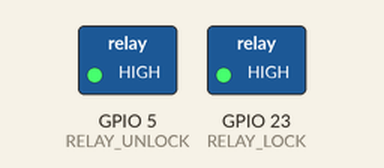
The program below on a simulated ESP32. On the bench: switched loads named in the program (green lamp = pin HIGH). Nothing arrives over Bluetooth unless stated; a phone connects over Bluetooth LE 3 s after start; what the program prints to the serial monitor is not drawn.

Above: at 0.1 s.
At 3.1 s:
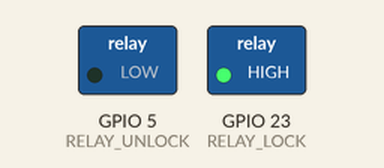
Timing chart, 0 to 5.0 s (numbered marks = the images above):
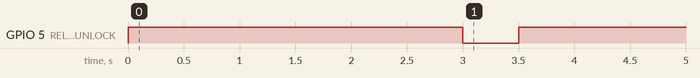

Measured:
- by itself, GPIO 5 (RELAY_UNLOCK): HIGH → LOW at 3.0 s, → HIGH 0.50 s later

The program:

main.cpp
```cpp
/**
 * CarLock シンプルテスト版 + 自動再起動
 * BT接続 → RELAY_UNLOCK（GPIO5）作動
 * BT切断 → RELAY_LOCK（GPIO23）作動 → ESP32再起動（BLEスタックをリフレッシュ）
 */

#include <Arduino.h>
#include <BLEDevice.h>
#include <BLEServer.h>
#include <BLEUtils.h>
#include <BLE2902.h>

#define RELAY_LOCK    23
#define RELAY_UNLOCK   5
#define RELAY_ON    LOW
#define RELAY_OFF   HIGH
#define PULSE_MS    500

#define SERVICE_UUID           "6E400001-B5A3-F393-E0A9-E50E24DCCA9E"
#define CHARACTERISTIC_UUID_RX "6E400002-B5A3-F393-E0A9-E50E24DCCA9E"
#define CHARACTERISTIC_UUID_TX "6E400003-B5A3-F393-E0A9-E50E24DCCA9E"

BLEServer* pServer = nullptr;

volatile bool doLock    = false;
volatile bool doUnlock  = false;
volatile bool doRestart = false;

class ServerCallbacks : public BLEServerCallbacks {
    void onConnect(BLEServer* s) override {
        Serial.println("★ BT接続 → アンロック実行");
        doUnlock = true;
    }
    void onDisconnect(BLEServer* s) override {
        Serial.println("★ BT切断 → ロック実行");
        doLock    = true;
        doRestart = true;  // リレー作動後にESP32再起動でBLEリフレッシュ
    }
};

void pulseRelay(int pin, const char* label) {
    Serial.print("リレー作動: ");
    Serial.println(label);
    digitalWrite(pin, RELAY_ON);
    delay(PULSE_MS);
    digitalWrite(pin, RELAY_OFF);
    Serial.println("リレーOFF");
}

void setup() {
    Serial.begin(115200);
    Serial.println("=== CarLock テスト起動 ===");

    pinMode(RELAY_LOCK,   OUTPUT); digitalWrite(RELAY_LOCK,   RELAY_OFF);
    pinMode(RELAY_UNLOCK, OUTPUT); digitalWrite(RELAY_UNLOCK, RELAY_OFF);
    Serial.println("リレー初期化OK");

    BLEDevice::init("CarLock-ESP32");
    pServer = BLEDevice::createServer();
    pServer->setCallbacks(new ServerCallbacks());

    BLEService* svc = pServer->createService(SERVICE_UUID);
    BLECharacteristic* pTx = svc->createCharacteristic(
        CHARACTERISTIC_UUID_TX, BLECharacteristic::PROPERTY_NOTIFY);
    pTx->addDescriptor(new BLE2902());
    svc->createCharacteristic(CHARACTERISTIC_UUID_RX,
        BLECharacteristic::PROPERTY_WRITE | BLECharacteristic::PROPERTY_WRITE_NR);

    svc->start();
    pServer->getAdvertising()->start();
    Serial.println("BLEアドバタイズ開始 - 接続待ち");
}

void loop() {
    if (doUnlock) {
        doUnlock = false;
        pulseRelay(RELAY_UNLOCK, "UNLOCK GPIO5");
    }
    if (doLock) {
        doLock = false;
        pulseRelay(RELAY_LOCK, "LOCK GPIO23");
    }
    if (doRestart) {
        doRestart = false;
        Serial.println("★ BLE停止 → 再起動");
        BLEDevice::deinit(false);  // BLEを正しくシャットダウンしてからリセット
        delay(1000);
        ESP.restart();
    }
}
```
